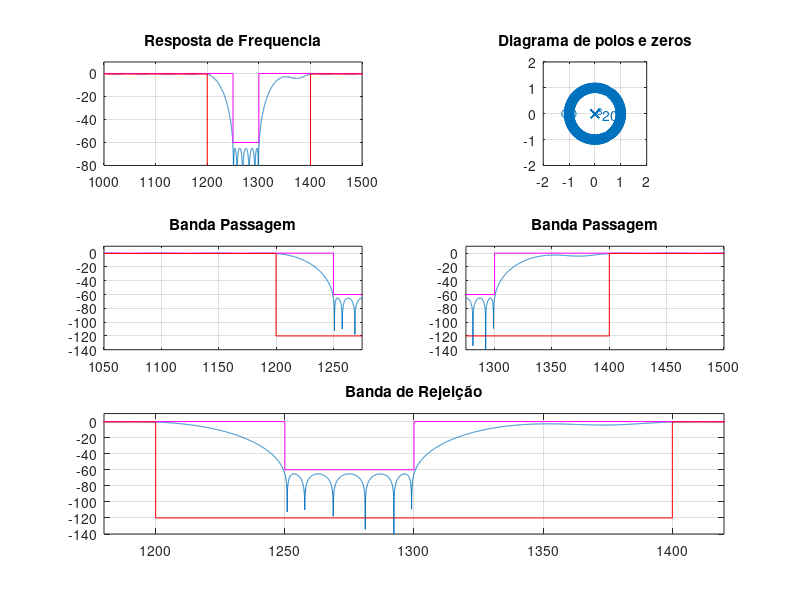
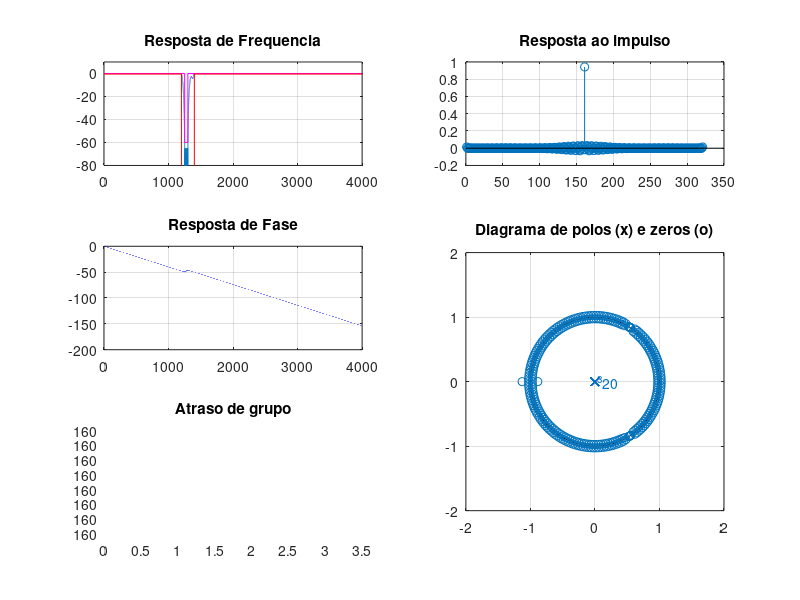

Reproduce these figures in MATLAB, in order.
% Projeto filtro 4 FIR PM
% BP - (fa = 8000 Hz, f1 = 1200 Hz; f2 = 1250 Hz, f3 = 1300 Hz;
% f4 = 1400 Hz, Ap = 0.5 dB, As = 60 dB, GdB = 0 dB)

close all;
clear all;
clc;

ExecutarAjuste = 1;

%% Especificacoes
Ap = 0.5; As = 60; GdB = 0;

fa = 8000;
fp1 = 1200; fp2 = 1400;
fs1 = 1250; fs2 = 1300;

fcuts = [fp1 fs1 fs2 fp2];
w = fcuts/fa*(2*pi);
wp1 = w(1)/pi; ws1 = w(2)/pi; ws2 = w(3)/pi; wp2 = w(4)/pi;

mags = [1 0 1];
devs_As = 10^(-As/20);
devs_Ap = 1-10^(-Ap/20);
devs = [devs_Ap devs_As devs_Ap];
G0 = GdB;

if ExecutarAjuste
    G0 = G0 - 0.23;
end

% calculo da ordem com firpmord
[n,f0,a0,w0] = firpmord(fcuts,mags,devs,fa);

% calculo algoritmo PM
h_pm = firpm(n,f0,a0,w0);
h_pm = h_pm*10^(G0/20);

%%
figure(1)
subplot(321)
title('Resposta de magnitude')
[h, w] = freqz(h_pm, 1, linspace(0,pi,100000));
% plot(w/pi, abs(h)); grid on;
plot(w*fa/2/pi,20*log10(abs(h))); grid on;
title('Resposta de Frequencia')
xlim([1000 1500]); ylim([-80 10]);
hold on;
Amin = 80;
plot([0, ws1, ws1, ws2, ws2, 1]*fa/2, [0, 0, -As, -As, 0,0], '-m')
plot([0, wp1, wp1, wp2, wp2, 1]*fa/2, [-Ap, -Ap, -120, -120, -Ap, -Ap], '-r')

subplot(322)
zplane(h_pm, 1); axis([-2 2 -2 2]);
title('Diagrama de polos e zeros')

subplot(3,2,3)
plot(w*fa/2/pi,20*log10(abs(h))); grid on;
title('Banda Passagem')
grid on; hold on;
plot([0, ws1, ws1, ws2, ws2, 1]*fa/2, [0, 0, -As, -As, 0,0], '-m')
plot([0, wp1, wp1, wp2, wp2, 1]*fa/2, [-Ap, -Ap, -120, -120, -Ap, -Ap], '-r')
xlim([1050 1275]); ylim([-140 10]);

subplot(3,2,4)
plot(w*fa/2/pi,20*log10(abs(h))); grid on;
title('Banda Passagem')
grid on; hold on;
plot([0, ws1, ws1, ws2, ws2, 1]*fa/2, [0, 0, -As, -As, 0,0], '-m')
plot([0, wp1, wp1, wp2, wp2, 1]*fa/2, [-Ap, -Ap, -120, -120, -Ap, -Ap], '-r')
xlim([1275 1500]); ylim([-140 10]);


subplot(3,2,5:6)
plot(w*fa/2/pi,20*log10(abs(h))); grid on;
title('Banda de Rejeição')
grid on; hold on;
plot([0, ws1, ws1, ws2, ws2, 1]*fa/2, [0, 0, -As, -As, 0,0], '-m')
plot([0, wp1, wp1, wp2, wp2, 1]*fa/2, [-Ap, -Ap, -120, -120, -Ap, -Ap], '-r')
xlim([1180 1420]); ylim([-140 10]);

%%
figure(2)
%suptitle(['LP FIR ' num2str(fp) '-' num2str(fs) ' Ordem: ' num2str(2*M+1)])

escala = fa/2;
subplot(3,2,[4 6])
zplane(h_pm, 1);
axis([-2 2 -2 2])
title('Diagrama de polos (x) e zeros (o)')

clear h w
[h, w] = freqz(h_pm, 1, 'whole');

subplot(322)
stem(h_pm), grid on;
title('Resposta ao impulso')

subplot(321)
title('Resposta de Frequencia')
[h, w] = freqz(h_pm, 1, linspace(0,pi,100000));
% plot(w/pi, abs(h)); grid on;
plot(w*fa/2/pi,20*log10(abs(h))); grid on;
title('Resposta de Frequencia')
xlim([1000 1500]); ylim([-80 10]);
grid on; hold on;


Amin = 80;
plot([0, ws1, ws1, ws2, ws2, 1]*fa/2, [0, 0, -As, -As, 0,0], '-m')
plot([0, wp1, wp1, wp2, wp2, 1]*fa/2, [-Ap, -Ap, -120, -120, -Ap, -Ap], '-r')
xlim([0 fa/2])

subplot(323)
plot(w/pi*escala, unwrap(angle(h))/pi); grid on;
title('Resposta de Fase')

subplot(325)
grpdelay(h_pm, 1)

title('Atraso de grupo')
